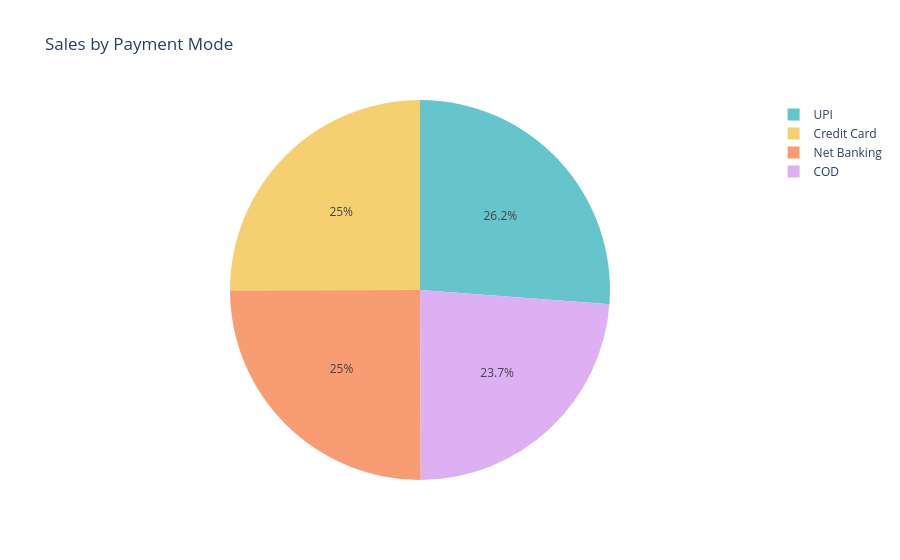

This figure's notebook cell:
### Code cell
payment = df.groupby('Payment_Mode')['Sales'].sum().reset_index()
fig = px.pie(payment, 
             names='Payment_Mode', 
             values='Sales',
             title='Sales by Payment Mode',
             color_discrete_sequence=px.colors.qualitative.Pastel)
fig.show()
print("Payment mode chart done!")

### Figure 1 — Plotly figure (JSON) as saved in the notebook; plotly's stock layout.template omitted (floating-point values rounded to 4 significant figures)
{"data": [{"domain": {"x": [0, 1], "y": [0, 1]}, "hovertemplate": "Payment_Mode=%{label}<br>Sales=%{value}<extra></extra>", "labels": ["COD", "Credit Card", "Net Banking", "UPI"], "legendgroup": "", "name": "", "showlegend": true, "type": "pie", "values": [5907000.0, 6229000.0, 6227000.0, 6515000.0]}], "layout": {"legend": {"tracegroupgap": 0}, "piecolorway": ["rgb(102, 197, 204)", "rgb(246, 207, 113)", "rgb(248, 156, 116)", "rgb(220, 176, 242)", "rgb(135, 197, 95)", "rgb(158, 185, 243)", "rgb(254, 136, 177)", "rgb(201, 219, 116)", "rgb(139, 224, 164)", "rgb(180, 151, 231)", "rgb(179, 179, 179)"], "title": {"text": "Sales by Payment Mode"}}}
